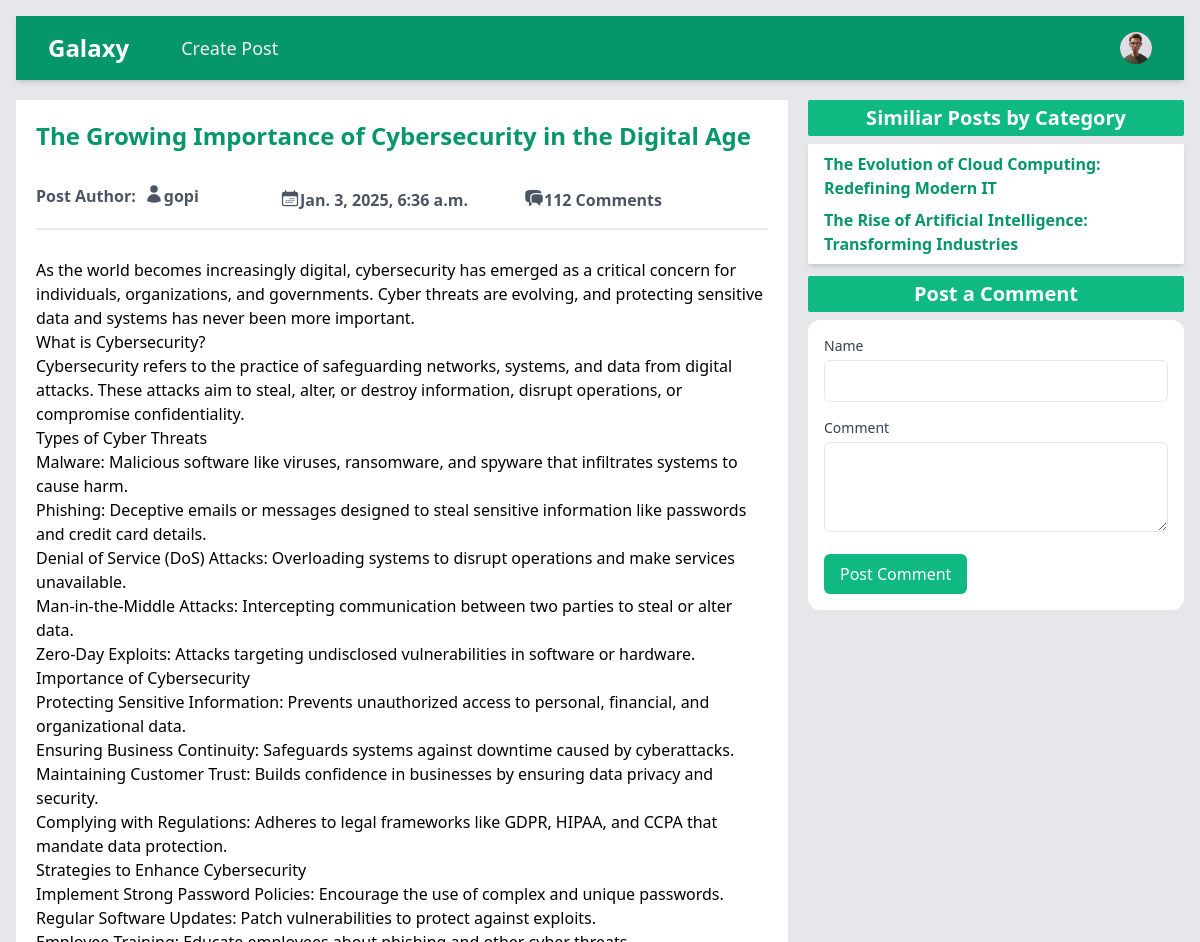
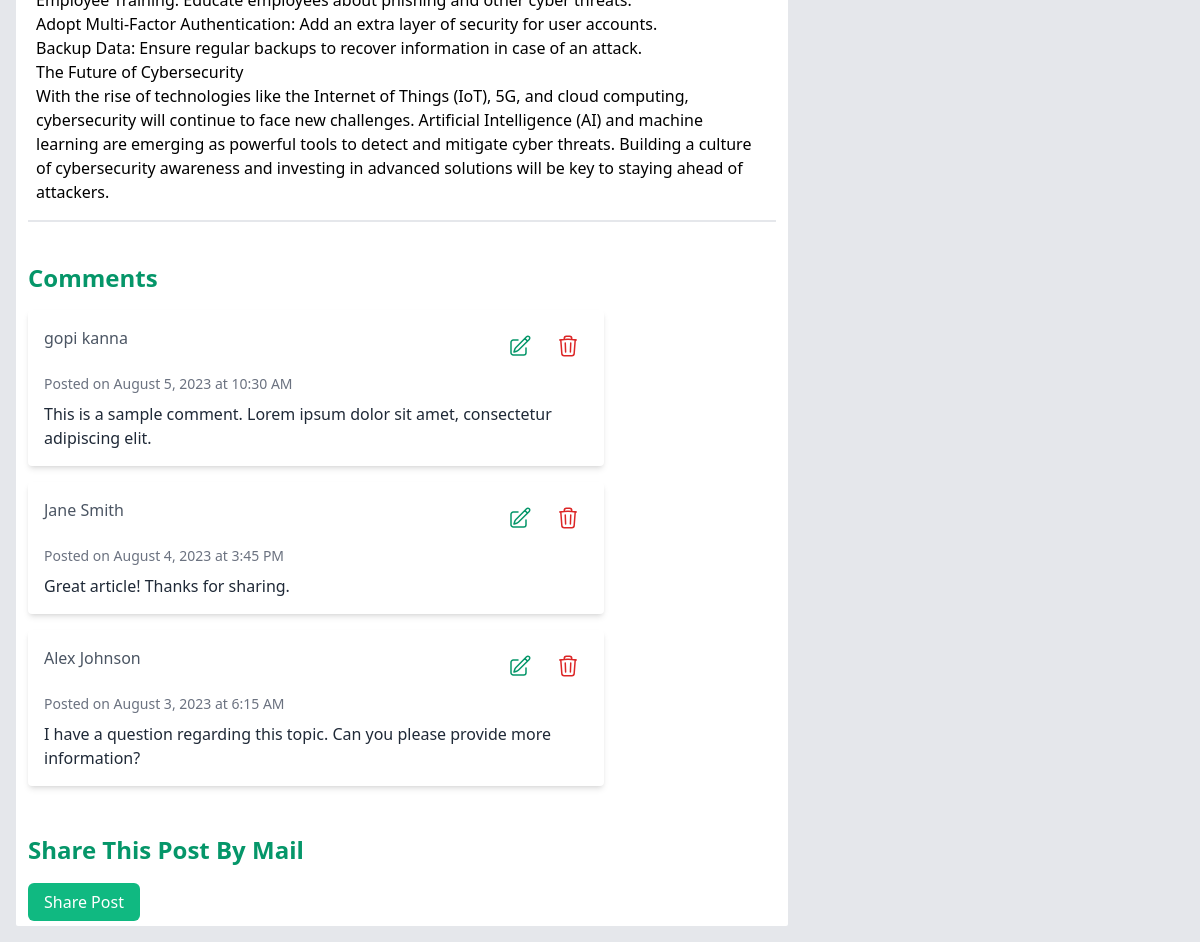
Page /read_post/70226107-9a3b-4b74-b7e6-b33cd262a9bd/the-growing-importance-of-cybersecurity-in-the-digital-age (signed in) on the committed database (2 pictures, top to bottom).
### accounts/models.py (models this page shows, shortened)
class UserProfile(models.Model):
    person = models.ForeignKey(User,on_delete=models.CASCADE, related_name='profile')
    about = models.TextField()
    talks_about = models.CharField(max_length=200, default='anything' )
    avatar = models.ImageField(upload_to='profile_images/',default='user.jpg')

### base/models.py (models this page shows, shortened)
class Post(models.Model):
    id = models.UUIDField(primary_key=True,max_length=15,editable=False,default=uuid.uuid4)
    title = models.CharField(max_length=250)
    slug = models.SlugField(max_length=250,unique_for_date='created', null=True,blank=True)
    author = models.ForeignKey(User,on_delete=models.CASCADE)
    body = models.TextField()
    image = models.ImageField(upload_to='blog_images/',default='default_blog_image.jpg')
    category = models.CharField(max_length=150)
    created = models.DateTimeField(auto_now_add=True)
    updated = models.DateTimeField(auto_now=True)
    def get_absolute_url(self):
        return reverse('read_post', args=[str(self.id),self.slug])
    class Meta:
        ordering=['-created']
        indexes=[models.Index(fields=['created'])]

### base/views.py (the view)
# urls.py: path('read_post/<str:id>/<str:slug>',read_post,name='read_post' ),
def read_post(request,id,slug):
    post=Post.objects.get(id=id,slug=slug)
    similar_post=Post.objects.filter(category=post.category)
    profile=UserProfile.objects.get(person=request.user)
    return render(request,'post.html',{'post':post,'profile':profile , 'similar_post':similar_post})

### base/templates/post.html (shortened to what this page needs)
{% load static %}
<!DOCTYPE html>
<html lang="en">
  <head>
    <link rel="stylesheet" href="{% static 'style.css'%}" />
  </head>
  <body class="p-4 bg-gray-200">
    <nav class="bg-emerald-600 shadow-md">
      <div class="mx-auto max-w-7xl px-4 sm:px-6 lg:px-8">
        <div class="flex h-16 items-center justify-between">
          <div class="flex items-center">
            <div class="flex-shrink-0">
              <a class="text-2xl font-bold text-white" href="{% url 'home'%}">Galaxy</a>
            </div>
            <div class="hidden md:block">
              <div class="ml-10 flex items-baseline space-x-4">
                {% if user.is_authenticated %}
                <a
                  href="create_post.html"
                  class="text-gray-100 hover:bg-gray-700 hover:text-white rounded-md px-3 py-2 text-lg font-medium"
                  aria-current="page"
                  >Create Post</a
                >
                {% endif %}
              </div>
            </div>
          </div>
          <div class="hidden md:block">
            <div class="ml-4 flex items-center md:ml-6">
              {% if user.is_authenticated %}
              <div class="relative ml-3">
                <div>
                  <button
                    type="button"
                    class="relative flex max-w-xs items-center rounded-full bg-gray-800 text-sm focus:outline-none focus:ring-2 focus:ring-white focus:ring-offset-2 focus:ring-offset-gray-800"
                    id="user-menu-button"
                    aria-expanded="false"
                    aria-haspopup="true"
                  >
                    <span class="absolute -inset-1.5"></span>
                    {% if profile.avatar %}
                    <img
                      class="h-8 w-8 rounded-full"
                      src="{{profile.avatar.url}}"
                      alt=""
                    />
                    {% else %}
                    <img
                      class="h-8 w-8 rounded-full"
                      src="{{'media/profile_images/user.jpg'}}"
                      alt=""
                    />
                    {% endif %}
                  </button>
                </div>
              </div>
              {% endif %}
            </div>
          </div>
        </div>
      </div>
    </nav>
    <main class="mt-5 grid grid-cols-1 md:grid-cols-2 lg:grid-cols-3 gap-5">
      <section
        class="bg-white p-3 rounded-sm col-span-1 md:col-span-2 md:h-[80vh] overflow-y-scroll scrollbar-hide"
      >
        <div class="w-full flex flex-col p-2">
          <h2 class="text-2xl font-bold pb-6 text-emerald-600">
           {{post.title}}
          </h2>
          <div
            class="w-full py-2 space-y-1 text-md font-semibold text-gray-600 grid grid-cols-13 md:grid-cols-3"
          >
            <div class="flex">
              <p class="mr-2">Post Author:</p>
              <a href="{% url 'profile' post.author.username post.author.id %}">{{post.author}}</a>
            </div>
            <div class="flex">
              <p>{{post.created}}</p>
            </div>
            <div class="flex">
              <p>112 Comments</p>
            </div>
          </div>
          <hr class="border w-full my-2 border-gray-200" />
          <div class="w-full">
            <p class="text-left mt-5 text-gray-700">
              {{post.body|linebreaks}}
            </p>
          </div>
        </div>
        <hr class="border w-full my-2 border-gray-200" />
        <div class="max-w-xl py-8">
          <h2 class="text-2xl text-emerald-600 font-bold mb-4">Comments</h2>
          <div class="bg-white shadow-md rounded p-4 mb-4">
            <div class="flex justify-between mb-2">
              <div class="text-gray-600">{{user.first_name}} {{user.last_name}}</div>
              <div class="text-gray-400 flex gap-2">
                <a
                  href="#"
                  class="text-emerald-600 rounded-xl hover:bg-emerald-100 p-2"
                  >
                </a>
                <a
                  href="delete.html"
                  class="text-red-600 p-2 rounded-xl hover:bg-red-100"
                >
                </a>
              </div>
            </div>
            <div class="text-gray-500 text-sm mb-2">
              Posted on August 5, 2023 at 10:30 AM
            </div>
            <p class="text-gray-800">
              This is a sample comment. Lorem ipsum dolor sit amet, consectetur
              adipiscing elit.
            </p>
          </div>
          <div class="bg-white shadow-md rounded p-4 mb-4">
            <div class="flex justify-between mb-2">
              <div class="text-gray-600">Jane Smith</div>
              <div class="text-gray-400 flex gap-2">
                <a
                  href="#"
                  class="text-emerald-600 rounded-xl hover:bg-emerald-100 p-2"
                  >
                </a>
                <a
                  href="delete.html"
                  class="text-red-600 p-2 rounded-xl hover:bg-red-100"
                >
                </a>
              </div>
            </div>
            <div class="text-gray-500 text-sm mb-2">
              Posted on August 4, 2023 at 3:45 PM
            </div>
            <p class="text-gray-800">Great article! Thanks for sharing.</p>
          </div>
          <div class="bg-white shadow-md rounded p-4 mb-4">
            <div class="flex justify-between mb-2">
              <div class="text-gray-600">Alex Johnson</div>
              <div class="text-gray-400 flex gap-2">
                <a
                  href="#"
                  class="text-emerald-600 rounded-xl hover:bg-emerald-100 p-2"
                  >
                </a>
                <a
                  href="delete.html"
                  class="text-red-600 p-2 rounded-xl hover:bg-red-100"
                >
                </a>
              </div>
            </div>
            <div class="text-gray-500 text-sm mb-2">
              Posted on August 3, 2023 at 6:15 AM
            </div>
            <p class="text-gray-800">
              I have a question regarding this topic. Can you please provide
              more information?
            </p>
          </div>
        </div>
        <h2 class="text-2xl capitalize font-bold pb-6 text-emerald-600">
          Share this post by mail
        </h2>
        <a
          href="share_post.html"
          class="bg-emerald-500 text-white px-4 py-2 rounded-md hover:bg-emerald-600 focus:outline-none focus:ring focus:border-emerald-300"
        >
          Share Post
        </a>
      </section>
      <section class="flex flex-col gap-2 md:h-[80vh]">
        <h1
          class="bg-emerald-500 w-full font-semibold text-xl text-center py-1 rounded-sm text-white"
        >
          Similiar Posts by Category
        </h1>
        <div
          class="w-full h-[25vh] overflow-y-scroll scrollbar-hide rounded-sm shadow-md bg-white flex flex-col p-1"
        >
        {% for s_post in similar_post %}
        {% if s_post != post %}
          <a
            href="{{s_post.get_absolute_url}}"
            class="w-full font-semibold text-base text-emerald-600 px-3 py-1 rounded-sm hover:underline"
            >{{s_post.title|truncatewords:10}}</a
          >
          {% endif %}
        {% empty %}
        <p class='w-full font-semibold text-base text-emerald-600 px-3 py-1 rounded-sm hover:underline'>
          No post by same category
        </p>
          {% endfor %}
        </div>
        <div class="flex flex-col mt-1 order-first lg:order-last">
          <h1
            class="bg-emerald-500 w-full font-semibold text-xl text-center py-1 mb-2 rounded-sm text-white"
          >
            Post a Comment
          </h1>
          <form method="post" class="space-y-4 bg-white p-4 rounded-xl">
            <div>
              <label for="name" class="block text-sm font-medium text-gray-700"
                >Name</label
              >
              <input
                type="text"
                id="name"
                name="name"
                required
                class="mt-1 p-2 border w-full rounded-md focus:outline-none focus:ring-emerald-400 focus:border-emerald-300"
              />
            </div>
            <div>
              <label
                for="comment"
                class="block text-sm font-medium text-gray-700"
                >Comment</label
              >
              <textarea
                id="comment"
                name="comment"
                rows="3"
                required
                class="mt-1 p-2 border w-full rounded-md focus:outline-none focus:ring-emerald-400 focus:border-emerald-300"
              ></textarea>
            </div>
            <div>
              <button
                type="submit"
                class="px-4 py-2 bg-emerald-500 text-white rounded-md hover:bg-emerald-600 focus:outline-none focus:ring-emerald-200"
              >
                Post Comment
              </button>
            </div>
          </form>
        </div>
      </section>
    </main>
  </body>
</html>

### rows in the picture
UserProfile: avatar (placeholder picture)
Post: title "The Growing Importance of Cybersecurity in the Digital Age", author "gopi", created "Jan. 3, 2025, 6:36 a.m.", body "As the world becomes increasingly digital, cybersecurity has emerged as a critical concern for individuals, organizations, and governments. Cyber threats are evolving, and protecting sensitive data and systems has never been more important. What is Cybersecurity? Cybersecurity refers to the practice of safeguarding networks, systems, and data from digital attacks. These attacks aim to steal, alter, or destroy information, disrupt operations, or compromise confidentiality. Types of Cyber Threats Malware: Malicious software like viruses, ransomware, and spyware that infiltrates systems to cause harm. Phishing: Deceptive emails or messages designed to steal sensitive information like passwords…"
Post: title "The Evolution of Cloud Computing: Redefining Modern IT"
Post: title "The Rise of Artificial Intelligence: Transforming Industries"

### other values in the picture
{{ user.first_name }} "gopi"
{{ user.last_name }} "kanna"
